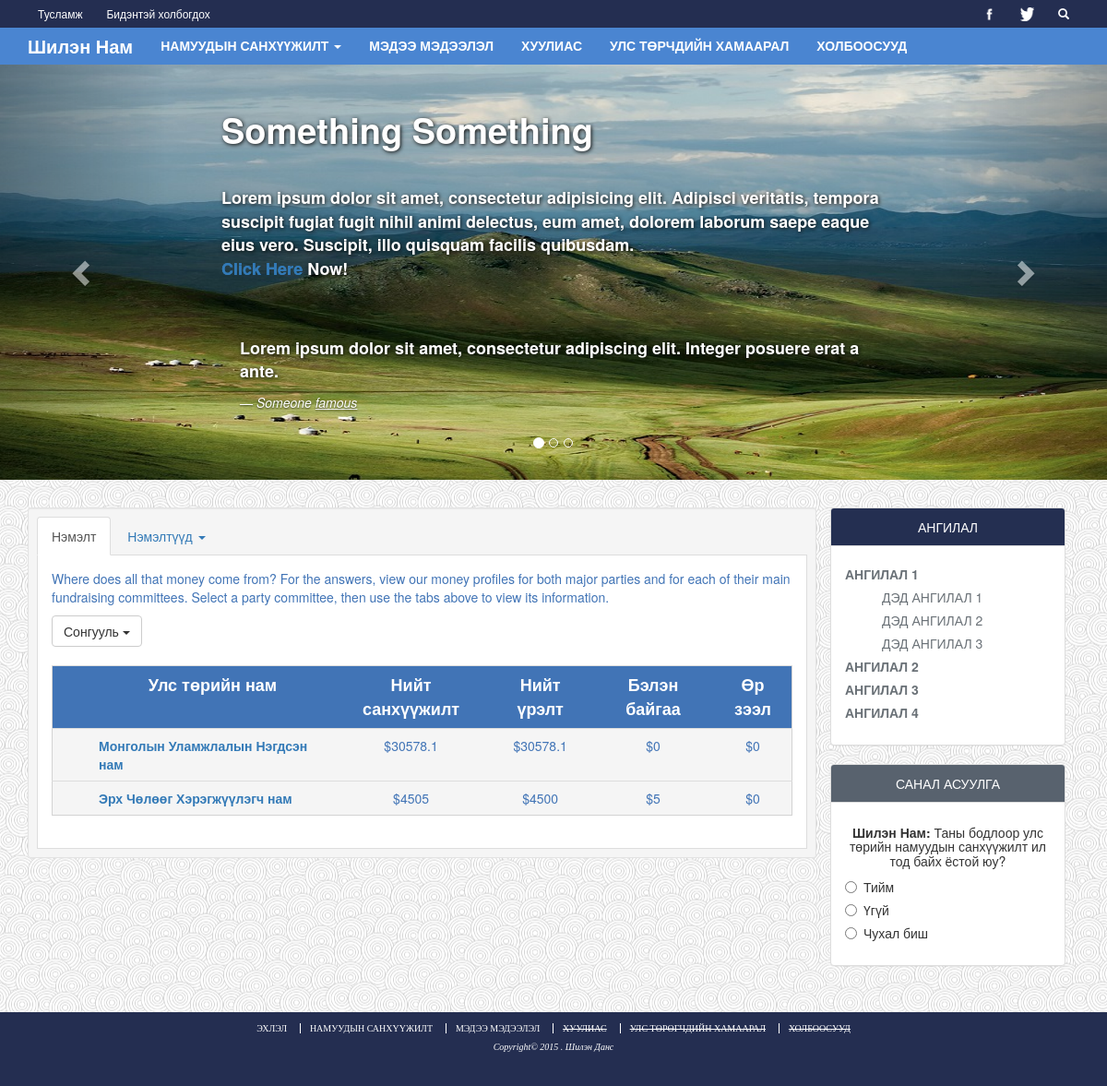
Page /economics.php on the committed database.
### tables this page shows
CREATE TABLE IF NOT EXISTS `financial_list` (
  `id` int(100) NOT NULL AUTO_INCREMENT,
  `financeid` int(10) NOT NULL,
  `partyid` int(100) NOT NULL,
  `outcomeid` int(100) NOT NULL,
  `incomeid` int(100) NOT NULL,
  PRIMARY KEY (`id`),
  KEY `id` (`id`),
  KEY `FKfinancial_780128` (`incomeid`),
  KEY `FKfinancial_933223` (`outcomeid`),
  KEY `FKfinancial_205934` (`partyid`),
  KEY `FKfinancial_980628` (`financeid`)
);

CREATE TABLE IF NOT EXISTS `party` (
  `id` int(100) NOT NULL AUTO_INCREMENT,
  `code` varchar(20) NOT NULL,
  `title` varchar(100) NOT NULL,
  `acronym` varchar(50) DEFAULT NULL,
  PRIMARY KEY (`id`),
  KEY `id` (`id`)
);

CREATE TABLE IF NOT EXISTS `income` (
  `id` int(100) NOT NULL AUTO_INCREMENT,
  `from_inside` double DEFAULT NULL,
  `from_people` double DEFAULT NULL,
  `other_parties` double DEFAULT NULL,
  `other` double DEFAULT NULL,
  `total` double NOT NULL,
  PRIMARY KEY (`id`),
  KEY `id` (`id`)
);

CREATE TABLE IF NOT EXISTS `finance` (
  `id` int(10) NOT NULL AUTO_INCREMENT,
  `year` varchar(50) DEFAULT NULL,
  `month` varchar(2) DEFAULT NULL,
  `day` varchar(3) DEFAULT NULL,
  `name` varchar(100) DEFAULT NULL,
  `debt` double DEFAULT NULL,
  `remaining` double NOT NULL,
  PRIMARY KEY (`id`),
  KEY `id` (`id`)
);

CREATE TABLE IF NOT EXISTS `outcome` (
  `id` int(100) NOT NULL AUTO_INCREMENT,
  `presentation` double DEFAULT NULL,
  `advertisement` double DEFAULT NULL,
  `management` double DEFAULT NULL,
  `employee_salary` double DEFAULT NULL,
  `chancery` double DEFAULT NULL,
  `mail_and_shipping` double DEFAULT NULL,
  `transportation` double DEFAULT NULL,
  `assignment` double DEFAULT NULL,
  `other` double DEFAULT NULL,
  `total` double NOT NULL,
  PRIMARY KEY (`id`),
  KEY `id` (`id`)
);

### backend/DB_CN.php (called while the page is built, shortened)
<?php
    class Connector {
        private $host = "shilennam.mn";
        private $user = "shilecnv_p_dev";
        private $pass = "prototypedev";
        private $dbname = "shilecnv_prototype";
        private $dbh;
        private $stmt;
        public function __construct() {
            $dsn = 'mysql:host=' . $this->host . ';dbname=' . $this->dbname . ';charset=utf8';
            $options = array(
                PDO::ATTR_PERSISTENT => true,
                PDO::ATTR_ERRMODE => PDO::ERRMODE_EXCEPTION
            );
            try {
                $this->dbh = new PDO($dsn, $this->user, $this->pass, $options);
            } catch (PDOException $e) {
                $this->error = $e->getMessage();
            }
        }
        public function query($query) {
            $this->stmt = $this->dbh->prepare($query);
        }
        public function execute() {
            return $this->stmt->execute();
        }
        public function resultset() {
            $this->execute();
            return $this->stmt->fetchAll(PDO::FETCH_ASSOC);
        }
        public function single() {
            $this->execute();
            return $this->stmt->fetch(PDO::FETCH_ASSOC);
        }
    }
    class Table implements Select, Insert{
        private $connect = null;
        private $columns;
        private $table;
        private $condition;
        public function __construct($table) {
            $this->table = strtolower($table);
            $this->connect = new Connector();
        }
        public function select($columns = "*", $condition = null, $sort = null, $sort_type = null, $rows = null) {
            $this->query = "SELECT";
            $columns_set = false;
            $condition_set = false;
            $sort_set = false;
            $rows_set = false;
            if (isset($columns)) {
                $this->columns = $columns;
                $columns_set = true;
            }
            if ($columns_set) {
                $this->query .= " ".$this->columns." FROM ".$this->table;
                $this->query .= ";";
                $this->connect->query($this->query);
                return $this->connect->resultset();
            }
        }
        public function selectFirst($columns = "*", $condition = null, $sort = null, $sort_type = null, $rows = null) {
            $this->query = "SELECT";
            $columns_set = false;
            $condition_set = false;
            $sort_set = false;
            $rows_set = false;
            if (isset($columns)) {
                $this->columns = $columns;
                $columns_set = true;
            }
            if (isset($condition)) {
                $this->condition = $condition;
                $condition_set = true;
            }
            if ($columns_set) {
                $this->query .= " ".$this->columns." FROM ".$this->table;
                if ($condition_set) {
                    $this->query .= " WHERE ".$this->condition;
                }
                $this->query .= ";";
                $this->connect->query($this->query);
                return $this->connect->single();
            }
        }
    }

### economics.php (the view, shortened to what this page needs)
<!DOCTYPE html>
<html lang="en">
<head>
	<?php
		include 'backend/DB_CN.php';
	?>
	<link href="css/bootstrap.min.css" rel="stylesheet">
	<link rel="stylesheet" href="css/global.css">
</head>
<body>
	<header>
		<div class="row-quick-link">
			<div class="container">
				<div class="pull-left">
					<a href="#" class="btn btn-sm">Тусламж</a>
					<a href="#" class="btn btn-sm">Бидэнтэй холбогдох</a>
				</div>
				<div class="pull-right">
					<a href="https://www.facebook.com/pages/Shilennam/633649973430676" target="_blank" class="btn btn-sm"><img class='img-responsive' src="res/png/fb-white.png" alt="png"></a>
					<a href="https://twitter.com/shilennam" target="_blank" class="btn btn-sm"><img class='img-responsive' src="res/png/twitter-white.png" alt="png"></a>
					<a href="#" class="btn btn-sm">
						<span class="glyphicon glyphicon-search"></span>
					</a>
				</div>
				<div class="clearfix"></div>
			</div>
		</div>
		<div class="row-menu">
			<nav class="navbar navbar-default navbar-md">
				<div class="container">
					<div id="generated-menus">
						<div class="navbar-header">
							<a href="index.php" class="navbar-brand">Шилэн Нам</a>
						</div>
						<ul class="nav navbar-nav">
							<li class="dropdown"><a href="#" class="dropdown-toggle" data-toggle="dropdown">НАМУУДЫН САНХҮҮЖИЛТ <span class="caret"></span></a>
							</li>
							<li><a href="#">МЭДЭЭ МЭДЭЭЛЭЛ</a></li>
							<li><a href="#">ХУУЛИАС</a></li>
							<li><a href="#">УЛС ТӨРЧДИЙН ХАМААРАЛ</a></li>
							<li><a href="#">ХОЛБООСУУД</a></li>
						</ul>
					</div>
				</div>
			</nav>
		</div>
		<div id="slide" class="carousel slide" data-ride="carousel">
		    <ol class="carousel-indicators">
		      <li data-target="#slide" data-slide-to="0" class="active"></li>
		      <li data-target="#slide" data-slide-to="1"></li>
		      <li data-target="#slide" data-slide-to="2"></li>
		    </ol>
		    <div class="carousel-inner" role="listbox">
		      <div class="item active">
		      	<img src="res/img/steppe2.jpg" alt="Steppe">
		      	<div class="carousel-caption">
		      		<h3>Something Something</h3>
		      		<p>Lorem ipsum dolor sit amet, consectetur adipisicing elit. Adipisci veritatis, tempora suscipit fugiat fugit nihil animi delectus, eum amet, dolorem laborum saepe eaque eius vero. Suscipit, illo quisquam facilis quibusdam.<br/><a href="#">Click Here</a> Now!</p>
		      		<blockquote>
				  		<p>Lorem ipsum dolor sit amet, consectetur adipiscing elit. Integer posuere erat a ante.</p>
						<footer>Someone <u>famous</u></footer>
					</blockquote>
		      	</div>
		      </div>
		    </div>
		    <a class="left carousel-control" href="#slide" role="button" data-slide="prev">
		      <span class="glyphicon glyphicon-chevron-left" aria-hidden="true"></span>
		    </a>
		    <a class="right carousel-control" href="#slide" role="button" data-slide="next">
		      <span class="glyphicon glyphicon-chevron-right" aria-hidden="true"></span>
		    </a>
		</div>
	</header>
	<div class="content">
		<div class="container economics" id="eco">
			<div class="col-lg-9 well well-sm">
				<ul class="nav nav-tabs">
					<li class="active"><a data-toggle="tab" href="#pane">Нэмэлт</a></li>
					<li class="dropdown">
						<a data-toggle="dropdown" class="dropdown-toggle" href="#">Нэмэлтүүд
							<span class="caret"></span>
						</a>
					</li>
				</ul>
				<div class="tab-content">
					<div id="pane" class="tab-pane fade in active">
						<p>
							Where does all that money come from? For the answers, view our money profiles for both major parties and for each
							of their main fundraising committees. Select a party committee, then use the tabs above to view its information.
						</p>
						<div class="dropdown">
							<button class="btn btn-default dropdown-toggle" type="button" id="election" data-toggle="dropdown">Сонгууль <span class="caret"></span></button>
						</div>
						<div class="table-responsive">
							<table class="table">
					      		<tr>
					      			<th>Улс төрийн нам</th>
					      			<th>Нийт санхүүжилт</th>
					      			<th>Нийт үрэлт</th>
					      			<th>Бэлэн байгаа</th>
					      			<th>Өр зээл</th>
					      		</tr>
						      	<?php
						      		$finance = new db_cn\Table("finance");
						      		$party = new db_cn\Table("party");
						      		$income = new db_cn\Table("income");
						      		$outcome = new db_cn\Table("outcome");
						      		$list = new db_cn\Table("financial_list");
						      		$result = $list->select("financeid,partyid,outcomeid,incomeid");
						      		foreach ($result as $res) {
						      			$finance_res = $finance->selectFirst("debt,remaining", "id = ".$res['financeid']);
						      			$party_res =$party->selectFirst("title,acronym", "id = ".$res['partyid']);
						      			$outcome_res = $outcome->selectFirst("total", "id = ".$res['outcomeid']);
						      			$income_res = $income->selectFirst("total", "id = ".$res['incomeid']);
						      			echo "<tr>";
						      			echo "<td title='".$party_res['acronym']."'><a href='#'>".$party_res['title']."</a></td>";
						      			echo "<td>$".$income_res['total']."</td>";
						      			echo "<td>$".$outcome_res['total']."</td>";
						      			echo "<td>$".$finance_res['remaining']."</td>";
						      			echo "<td>$".$finance_res['debt']."</td>";
						      			echo "</tr>";
						      		}
						      	?>
					      	</table>
						</div>
					</div>
				</div>
			</div>
			<div class="col-lg-3">
				<div class="panel panel-default classification">
					<div class="panel-heading text-center">
						<span>АНГИЛАЛ</span>
					</div>
					<div class="panel-body">
						<ul class="list-unstyled">
							<li>АНГИЛАЛ 1
								<ul>
									<li>ДЭД АНГИЛАЛ 1</li>
									<li>ДЭД АНГИЛАЛ 2</li>
									<li>ДЭД АНГИЛАЛ 3</li>
								</ul>
							</li>
							<li>АНГИЛАЛ 2</li>
							<li>АНГИЛАЛ 3</li>
							<li>АНГИЛАЛ 4</li>
						</ul>
					</div>
				</div>
				<div class="panel panel-default mini-poll">
					<div class="panel-heading text-center">
						<span>САНАЛ АСУУЛГА</span>
					</div>
					<div class="panel-body">
						<h5 class="text-center"><b>Шилэн Нам: </b>Таны бодлоор улс төрийн намуудын санхүүжилт ил тод байх ёстой юу?</h5>
						<form>
							<div class="radio"><label><input type="radio" name="poll">Тийм</label></div>
							<div class="radio"><label><input type="radio" name="poll">Үгүй</label></div>
							<div class="radio"><label><input type="radio" name="poll">Чухал биш</label></div>
						</form>
					</div>
				</div>
			</div>
		</div>
	</div>
	<footer>
		<div class="footer">
			<div class="container">
				<div class="row">
					<a href="index.php">ЭХЛЭЛ</a>
					<a href="economics.php#eco">НАМУУДЫН САНХҮҮЖИЛТ</a>
					<a href="news.php#news">МЭДЭЭ МЭДЭЭЛЭЛ</a>
					<a href="#"><del>ХУУЛИАС</del></a>
					<a href="#"><del>УЛС ТӨРӨГЧДИЙН ХАМААРАЛ</del></a>
					<a href="#"><del>ХОЛБООСУУД</del></a>
				</div>
				<div class="row">
					<i>Copyright© 2015 . Шилэн Данс</i>
				</div>
			</div>
		</div>
	</footer>
</body>
</html>

### css/global.css (style rules this page uses)
body { margin-bottom: 0px; }
.navbar-md { min-height:40px }
.navbar-md .navbar-brand, .navbar-md .navbar-nav>li>a { padding-top:10px; padding-bottom:10px }
.navbar-md .navbar-brand { height: 40px }
.navbar-default { background-color: #4A85D1; border: 0px; border-radius: 0px; }
.navbar-default .navbar-brand { color: #ffffff; font-size: 20px; font-weight: bold; }
.navbar-default .navbar-nav > li > a { color: #ffffff; font-size: 14px; font-weight: bold; font-family: Arial; }
blockquote { border-left: none; }
blockquote > footer { color: #fff; font-style: italic; }
.row-quick-link { background-color: #242E51; }
.row-quick-link a { color: #fff; }
.row-quick-link img { width: 15px; height: 15px; }
.row-menu .navbar { margin-bottom: 0px; }
.carousel-inner > .item > img, .carousel-inner > .item > a > img { width: 100%; height: 450px; margin: auto; }
.carousel-inner > .item > .carousel-caption { top: 50px; text-align: left; }
.carousel-inner > .item > .carousel-caption h3 { margin-top: -20px; font-size: 38px; font-weight: bold; text-shadow:1px 1px 4px #0D0D0D }
.carousel-inner > .item > .carousel-caption p { margin-top: 40px; font-size: 18px; font-weight: bold; text-shadow:1px 1px 4px #0D0D0D }
.carousel-inner > .item > .carousel-caption a { text-shadow: 0px 0px 0px; }
.content > .economics > .col-lg-9 #pane .table { margin-top: 20px; }
.row-gov-party-eco > .container .table, .content > .economics > .col-lg-9 #pane .table { border-collapse: collapse; border:1px solid lightgray; border-top: none; }
.row-gov-party-eco > .container .table tr, .content > .economics > .col-lg-9 #pane .table tr { background-color: #F5F5F5; }
.row-gov-party-eco > .container .table tr:first-child, .content > .economics > .col-lg-9 #pane .table tr:first-child { background-color: #4174B6; }
.row-gov-party-eco > .container .table th, .content > .economics > .col-lg-9 #pane .table th { color: #fff; font-weight: bold; text-align: center; font-size: 18px; }
.row-gov-party-eco > .container .table th:first-child, .content > .economics > .col-lg-9 #pane .table th:first-child { padding-left: 50px; text-align: center; }
.row-gov-party-eco > .container .table td, .content > .economics > .col-lg-9 #pane .table td { font-weight: 100; color: #4174B6; text-align: center; }
.row-gov-party-eco > .container .table td:first-child, .content > .economics > .col-lg-9 #pane .table td:first-child { color: #292E42; padding-left: 50px; text-align: left; font-size: 14px; font-weight: bold; }
.footer { background-color: #242E51; height: 80px; }
.footer > .container { text-align: center; padding-top: 5px; padding-bottom: 30px; }
.footer > .container > .row a, .footer > .container > .row i { color: #fff; font-size: 10px; font-family: Verdana; }
.footer > .container > .row a { padding: 0px 10px; border-left: 1px solid #fff; }
.footer > .container > .row a:first-child { border-left: none; }
.content { background: url("../res/patt/swirl_pattern2.png") repeat center; }
.content > .article-list, .content > .article, .content > .economics { padding-bottom: 30px; }
.content > .container > .col-lg-9, .content > .container > .col-lg-3 { margin-top: 30px; }
.content > .economics > .col-lg-3 > .classification > .panel-body > ul > li { color: #6A7177; font-weight: bold; margin: 5px 0px; }
.content > .economics > .col-lg-3 > .classification > .panel-body > ul > li > ul > li { color: #6A7177; font-weight: 100; margin: 5px 0px; list-style-type: none; }
.content > .article-list > .col-lg-3 > .mini-poll > .panel-heading, .content > .article > .col-lg-3 > .mini-poll > .panel-heading, .content > .economics > .col-lg-3 > .mini-poll > .panel-heading { background-color: #58626E; }
.content > .economics > .col-lg-3 > .classification > .panel-heading { background-color: #242F51; }
.content > .article-list > .col-lg-3 > .mini-poll > .panel-heading span, .content > .article > .col-lg-3 > .mini-poll > .panel-heading span, .content > .economics > .col-lg-3 > .mini-poll > .panel-heading span, .content > .economics > .col-lg-3 > .classification > .panel-heading span { color: #fff; }
.content > .economics > .col-lg-9 > .tab-content > .tab-pane { background-color: #fff; border: 1px solid #ddd; border-top: none; padding: 15px; }
.content > .economics > .col-lg-9 > .tab-content #pane > p { color: #4174B6; }

### rows in the picture
financial_list: partyid.title "Монголын Уламжлалын Нэгдсэн нам", incomeid.total "30578.1", financeid.remaining "0", financeid.debt "0"
financial_list: partyid.title "Эрх Чөлөөг Хэрэгжүүлэгч нам", incomeid.total "4505", outcomeid.total "4500", financeid.remaining "5", financeid.debt "0"
